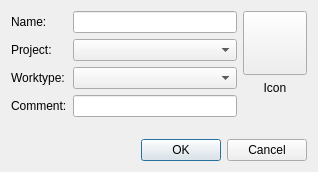
<?xml version="1.0" encoding="UTF-8"?>
<ui version="4.0">
 <class>KEditActionTemplateDialog</class>
 <widget class="QDialog" name="KEditActionTemplateDialog">
  <property name="geometry">
   <rect>
    <x>0</x>
    <y>0</y>
    <width>318</width>
    <height>172</height>
   </rect>
  </property>
  <property name="windowTitle">
   <string>Favorite-Don't Panik</string>
  </property>
  <layout class="QVBoxLayout" name="verticalLayout_2">
   <item>
    <layout class="QHBoxLayout" name="horizontalLayout">
     <item>
      <layout class="QFormLayout" name="formLayout">
       <item row="0" column="0">
        <widget class="QLabel" name="label">
         <property name="text">
          <string>Name:</string>
         </property>
        </widget>
       </item>
       <item row="0" column="1">
        <widget class="QLineEdit" name="name"/>
       </item>
       <item row="1" column="0">
        <widget class="QLabel" name="label_2">
         <property name="text">
          <string>Project:</string>
         </property>
        </widget>
       </item>
       <item row="1" column="1">
        <widget class="dp::core::detail::KProjectsComboBox" name="projects">
         <property name="sizePolicy">
          <sizepolicy hsizetype="Expanding" vsizetype="Fixed">
           <horstretch>0</horstretch>
           <verstretch>0</verstretch>
          </sizepolicy>
         </property>
        </widget>
       </item>
       <item row="2" column="0">
        <widget class="QLabel" name="label_3">
         <property name="text">
          <string>Worktype:</string>
         </property>
        </widget>
       </item>
       <item row="2" column="1">
        <widget class="dp::core::detail::KTasksComboBox" name="worktype">
         <property name="sizePolicy">
          <sizepolicy hsizetype="Expanding" vsizetype="Fixed">
           <horstretch>0</horstretch>
           <verstretch>0</verstretch>
          </sizepolicy>
         </property>
        </widget>
       </item>
       <item row="3" column="0">
        <widget class="QLabel" name="label_5">
         <property name="text">
          <string>Comment:</string>
         </property>
        </widget>
       </item>
       <item row="3" column="1">
        <widget class="QLineEdit" name="comment">
         <property name="text">
          <string/>
         </property>
        </widget>
       </item>
      </layout>
     </item>
     <item>
      <layout class="QVBoxLayout" name="verticalLayout">
       <item>
        <widget class="KIconButton" name="icon">
         <property name="sizePolicy">
          <sizepolicy hsizetype="Minimum" vsizetype="Minimum">
           <horstretch>0</horstretch>
           <verstretch>0</verstretch>
          </sizepolicy>
         </property>
         <property name="minimumSize">
          <size>
           <width>64</width>
           <height>64</height>
          </size>
         </property>
         <property name="sizeIncrement">
          <size>
           <width>0</width>
           <height>0</height>
          </size>
         </property>
         <property name="baseSize">
          <size>
           <width>0</width>
           <height>0</height>
          </size>
         </property>
         <property name="text">
          <string/>
         </property>
         <property name="strictIconSize">
          <bool>false</bool>
         </property>
        </widget>
       </item>
       <item>
        <widget class="QLabel" name="label_4">
         <property name="text">
          <string>Icon</string>
         </property>
         <property name="alignment">
          <set>Qt::AlignCenter</set>
         </property>
        </widget>
       </item>
       <item>
        <spacer name="verticalSpacer">
         <property name="orientation">
          <enum>Qt::Vertical</enum>
         </property>
         <property name="sizeHint" stdset="0">
          <size>
           <width>20</width>
           <height>40</height>
          </size>
         </property>
        </spacer>
       </item>
      </layout>
     </item>
    </layout>
   </item>
   <item>
    <widget class="QDialogButtonBox" name="buttonBox">
     <property name="orientation">
      <enum>Qt::Horizontal</enum>
     </property>
     <property name="standardButtons">
      <set>QDialogButtonBox::Cancel|QDialogButtonBox::Ok</set>
     </property>
    </widget>
   </item>
  </layout>
 </widget>
 <customwidgets>
  <customwidget>
   <class>KIconButton</class>
   <extends>QPushButton</extends>
   <header>kicondialog.h</header>
  </customwidget>
  <customwidget>
   <class>dp::core::detail::KProjectsComboBox</class>
   <extends>QComboBox</extends>
   <header>kprojectscombobox.h</header>
  </customwidget>
  <customwidget>
   <class>dp::core::detail::KTasksComboBox</class>
   <extends>QComboBox</extends>
   <header>ktaskscombobox.h</header>
  </customwidget>
 </customwidgets>
 <resources/>
 <connections>
  <connection>
   <sender>buttonBox</sender>
   <signal>accepted()</signal>
   <receiver>KEditActionTemplateDialog</receiver>
   <slot>accept()</slot>
   <hints>
    <hint type="sourcelabel">
     <x>248</x>
     <y>254</y>
    </hint>
    <hint type="destinationlabel">
     <x>157</x>
     <y>274</y>
    </hint>
   </hints>
  </connection>
  <connection>
   <sender>buttonBox</sender>
   <signal>rejected()</signal>
   <receiver>KEditActionTemplateDialog</receiver>
   <slot>reject()</slot>
   <hints>
    <hint type="sourcelabel">
     <x>316</x>
     <y>260</y>
    </hint>
    <hint type="destinationlabel">
     <x>286</x>
     <y>274</y>
    </hint>
   </hints>
  </connection>
 </connections>
</ui>
